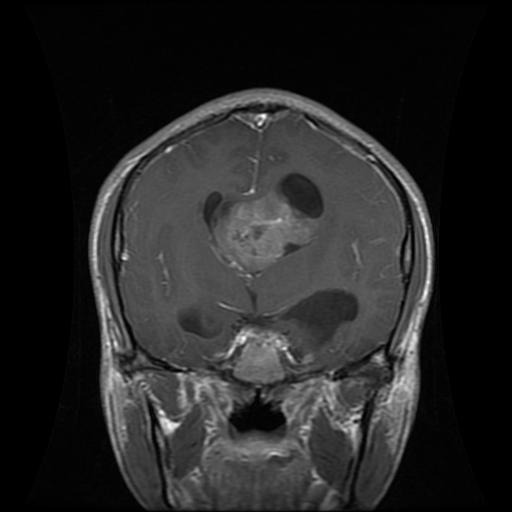
#> input picture dataset/Training/glioma/Tr-glTr_0001.jpg, 512 x 512 px; its folder holds only this picture in this run
$ jupyter execute --allow-errors 'Brain Tumor.ipynb'
#> lines starting #> are read from the running program, lines starting #| are printed output that depends on the picture; after the words box and inside, x2 and y2 are one past the last pixel; in counts of white or black regions, pixels touching at a corner belong together
[cell 1]
import warnings
warnings.filterwarnings('ignore')

[cell 2]
import numpy as np
import matplotlib.pyplot as plt
import os
import math
import shutil
import glob
import cv2
import imutils
from tqdm import tqdm
from sklearn.utils import shuffle
import tensorflow as tf
from sklearn.preprocessing import OneHotEncoder, LabelEncoder

[cell 3]
ROOT_DIR = './dataset/'
number_images = {}

for dir in os.listdir(os.path.join(ROOT_DIR,'Training')):
    number_images[dir] = len(os.listdir(os.path.join(ROOT_DIR,'Training',dir)))
#> pass 2 of the loop `for dir in os.listdir(os.path.join(ROOT_DIR,'Training')):`:
print(number_images)

## Brain Tumor

### What is Brain Tumor

A Brain Tumor is a collection, or mass, of abnormal cells in your brain. It is growth inside your head than can be cause serious problems.

As I calculated before there are four type of brain tumors. Brain tumors can be cancerous(malignment) or noncancerous (benign). When benign or malignant tumors grow, they can cause the pressure inside your skull to increase. This can cause brain damage, and it can be life-threatening.

# About Dataset

dataset extracted from https://www.kaggle.com/datasets/masoudnickparvar/brain-tumor-mri-dataset

dataset contains 7023 images of human brain MRI images which are classified into 4 classes:
`'glioma': 1321, 'meningioma': 1339, 'notumor': 1595, 'pituitary': 1457`

[cell 4]
# identify size of each images
path = np.random.choice(os.listdir(os.path.join(ROOT_DIR,'Training')))

for img in np.random.choice(os.listdir(os.path.join(ROOT_DIR,'Training', path)),size=10):
    arr = cv2.imread(os.path.join(ROOT_DIR, 'Training',path,img))
#> arr is the input picture: shape (512, 512, 3); min 0, max 255, mean 37.8
    print(arr.shape)
#| (512, 512, 3)
#> pass 2 of the loop `for img in np.random.choice(os.listdir(os.path.join(ROOT_DIR,'Training..`:
#| (512, 512, 3)

Dataset have different size of images. So need to convert all images same size.

[cell 5]
IMAGE_SIZE = 256
#> IMAGE_SIZE = 256
SAVE_PATH = './dataset/Training_clean/'

def crop_img(img):

    gray = cv2.cvtColor(img, cv2.COLOR_RGB2GRAY)
    gray = cv2.GaussianBlur(gray, (3, 3), 0)


    thresh = cv2.threshold(gray, 45, 255, cv2.THRESH_BINARY)[1]
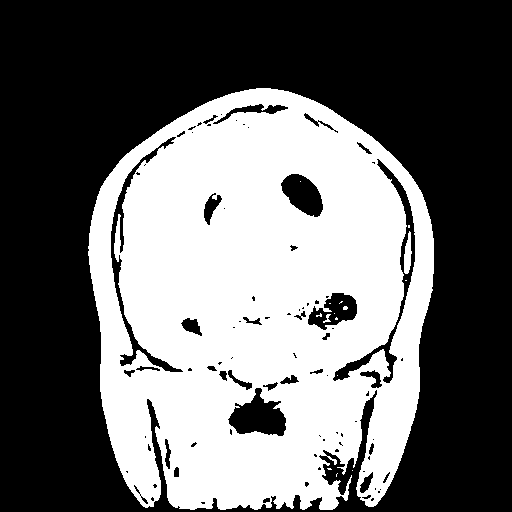
#> thresh: shape (512, 512); 41.7% white; 16 white regions (13 under 20 px), largest, box (x1, y1, x2, y2) and area: (88, 88, 434, 510) 109002, (404, 231, 412, 274) 228, (323, 314, 331, 323) 32
    thresh = cv2.erode(thresh, None, iterations=2)
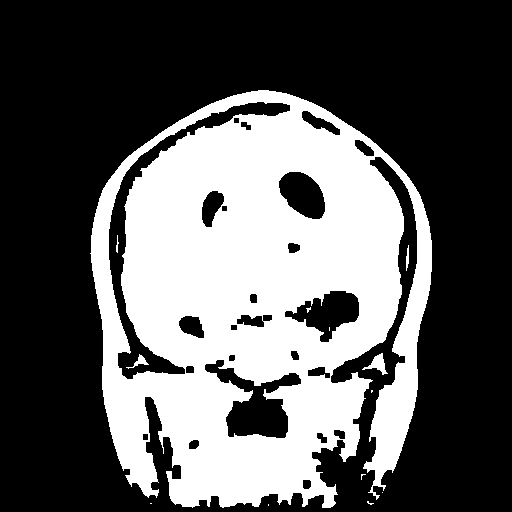
#> thresh: shape (512, 512); 36% white; 13 white regions (8 under 20 px), largest, box (x1, y1, x2, y2) and area: (90, 90, 432, 508) 93809, (362, 353, 388, 375) 218, (126, 354, 149, 369) 96, (406, 245, 409, 271) 54, (116, 235, 119, 253) 27
    thresh = cv2.dilate(thresh, None, iterations=2)
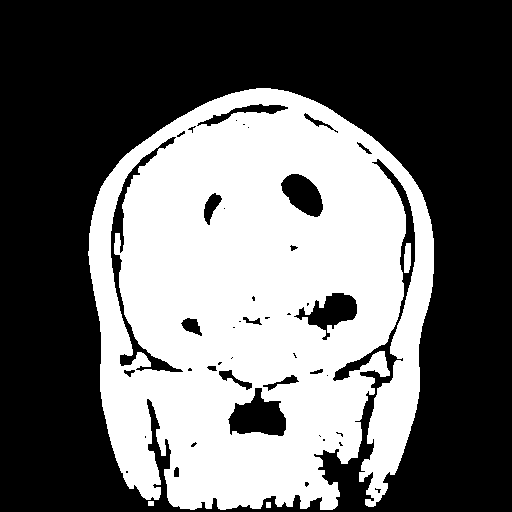
#> thresh: shape (512, 512); 41.1% white; 4 white regions


    cnts = cv2.findContours(thresh.copy(), cv2.RETR_EXTERNAL, cv2.CHAIN_APPROX_SIMPLE)
#> cnts = 4 contours; box (x1, y1, x2, y2) and area: (88, 88, 434, 510) 114235, (404, 243, 411, 273) 152, (266, 502, 271, 508) 20, (148, 501, 154, 506) 20
    cnts = imutils.grab_contours(cnts)
    c = max(cnts, key=cv2.contourArea)
#> c = contour of 1162 points, box (x1, y1, x2, y2) (88, 88, 434, 510), area 114235


    extLeft = tuple(c[c[:, :, 0].argmin()][0])
#> extLeft = (88, 251)
    extRight = tuple(c[c[:, :, 0].argmax()][0])
#> extRight = (433, 273)
    extTop = tuple(c[c[:, :, 1].argmin()][0])
#> extTop = (256, 88)
    extBot = tuple(c[c[:, :, 1].argmax()][0])
#> extBot = (190, 509)
    ADD_PIXELS = 0
    new_img = img[extTop[1]-ADD_PIXELS:extBot[1]+ADD_PIXELS, extLeft[0]-ADD_PIXELS:extRight[0]+ADD_PIXELS].copy()
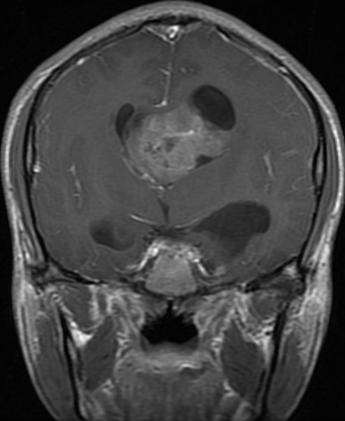
#> new_img: shape (421, 345, 3); min 0, max 255, mean 67

    return new_img


if __name__ == "__main__":

    for i in os.listdir(os.path.join(ROOT_DIR, 'Training')):
        os.chdir(SAVE_PATH)
        if not os.path.exists(i):
            os.mkdir(i)
        os.chdir('../../')
        for j in os.listdir(os.path.join(ROOT_DIR,'Training',i)):
            image = cv2.imread(os.path.join(ROOT_DIR,'Training',i, j))
            new_img = crop_img(image)
            new_img = cv2.resize(new_img, (IMAGE_SIZE,IMAGE_SIZE))
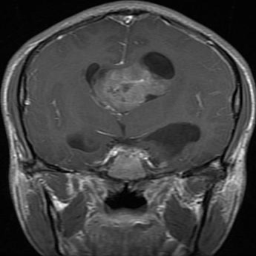
#> new_img: shape (256, 256, 3); min 0, max 249, mean 66.8
            cv2.imwrite(os.path.join(SAVE_PATH, i, j), new_img)
#> pass 2 of the loop `for i in os.listdir(os.path.join(ROOT_DIR, 'Training')):`:
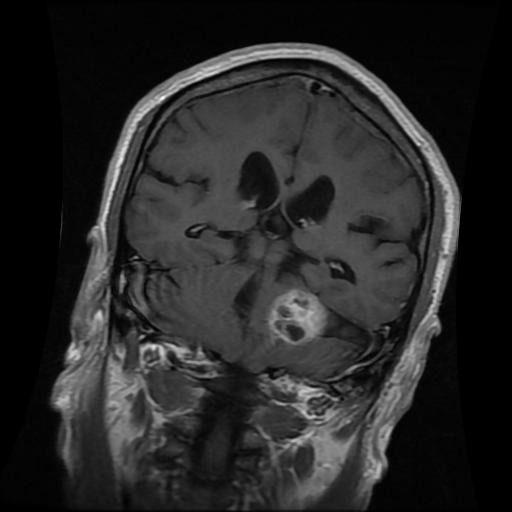
#> input picture dataset/Training/meningioma/Tr-me_0135.jpg, 512 x 512 px, found by its file name
#> image is the input picture: shape (512, 512, 3); min 0, max 255, mean 39.5
#> in crop_img (call 2), `thresh = cv2.dilate(thresh, None, iterations=2)`:
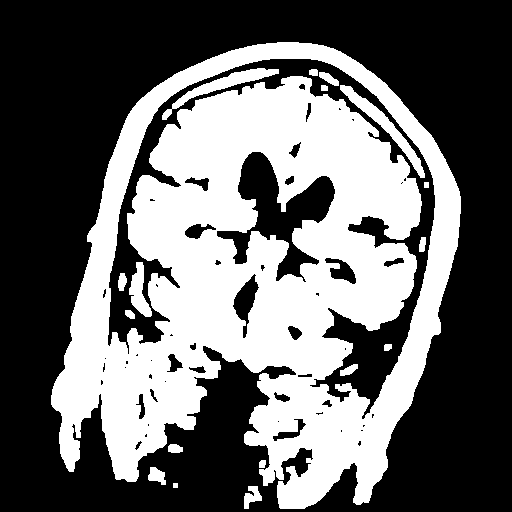
#> thresh: shape (512, 512); 40.8% white; 18 white regions
#> cnts = 6 contours, 1 with area under 20; largest, box (x1, y1, x2, y2) and area: (51, 42, 461, 509) 130354, (244, 486, 262, 509) 198, (148, 467, 166, 485) 181, (168, 444, 183, 453) 94, (259, 460, 266, 468) 38
#> c = contour of 1014 points, box (x1, y1, x2, y2) (51, 42, 461, 509), area 130354
#> extLeft = (51, 395)
#> extRight = (460, 213)
#> extTop = (277, 42)
#> extBot = (280, 508)
#> `new_img = cv2.resize(new_img, (IMAGE_SIZE,IMAGE_SIZE))`:
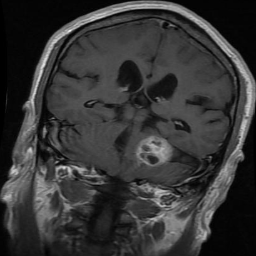
#> new_img: shape (256, 256, 3); min 0, max 243, mean 53.5
